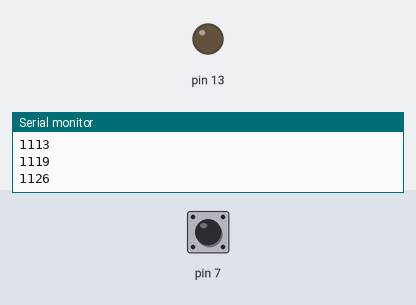
Bench run of a sketch on a simulated Arduino Uno, built with avr-gcc and run on an emulated ATmega328P. On the bench: output pins drawn as LEDs (lit = HIGH), the last lines printed to the serial monitor. The test bench sets the inputs (shaded band); at power-on: pin 7 HIGH.

Above: at 1.2 s.
1.3 s: pin 7 pulled LOW for 0.15 s
At 1.52 s:
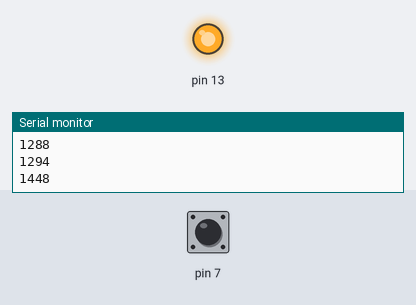
3.0 s: pin 7 pulled LOW for 1 s
At 5.5 s:
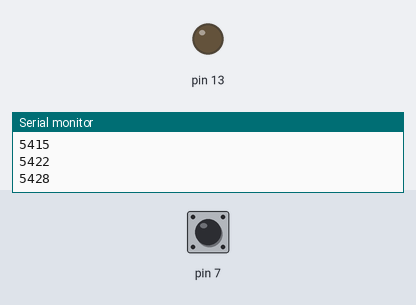
6.4 s: pin 7 pulled LOW for 3.2 s
At 10.3 s:
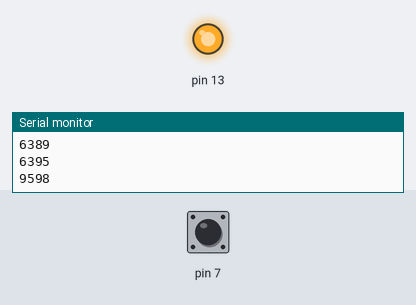
Timing chart, 0 to 14.3 s (numbered marks = the images above; inputs shaded):
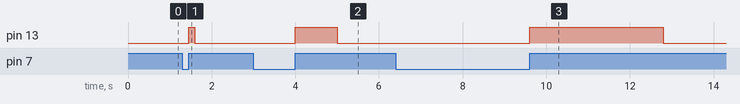

Measured:
- after the input at 1.3 s, pin 13: LOW → HIGH after 0.15 s, → LOW 0.15 s later
- after the input at 3.0 s, pin 13: LOW → HIGH after 1.0 s, → LOW 1.0 s later
- after the input at 6.4 s, pin 13: LOW → HIGH after 3.2 s, → LOW 3.2 s later

The sketch:

pr_tica_11.ino
```cpp
unsigned long tempoBotao = 0, duracao = 0, tempo2 = 0, tempoLed = 0, dif = 0;

void setup() {
  pinMode(7, INPUT_PULLUP);
  pinMode(13, OUTPUT);
  Serial.begin(9600);

}

void loop() {

  int liga = 0;

//  Serial.println(duracao);
  tempoBotao = millis();
  while(digitalRead(7) == 0){
   duracao = millis() - tempoBotao;
   liga++;
  //Serial.println(tempo2);
   //i++;
   //Serial.println(digitalRead(7));
  }

  tempoLed = millis();
  Serial.println(tempoLed);

  while( ( (millis() - tempoLed) <= duracao) && liga){

    digitalWrite(13, HIGH);

  }
  digitalWrite(13, LOW);
}
```
